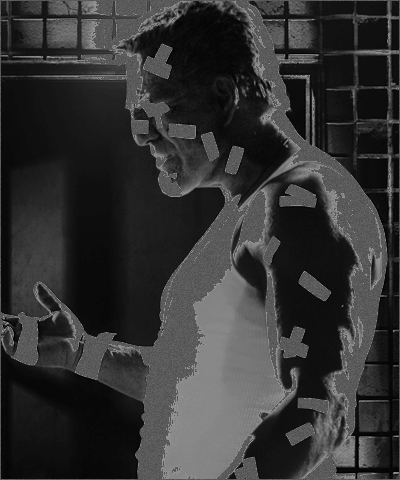
%> input picture Assignment_Input/SC.png, 400 x 480 px
$ octave Task2.m   (GNU Octave 9; MATLAB toolbox functions it lacks are replaced by stand-ins)
%> lines starting %> are read from the running program, lines starting %| are printed output that depends on the picture
% MATLAB script for Assessment Item-1
% Task-2
clear; close all; clc;
%read and display original image
I = imread('SC.png');
%> I is the input picture: size 480x400 uint8; min 0, max 150, mean 51.8
figure;
imshow(I);
axis on;
title('original image');
IPW = I;
ISize = size(IPW);
%> ISize = [480 400]
x = 0;

%piecewise transformation in the form of a for loop
for i = 1:size(IPW(:))
        x = IPW(i);
        if (80<=x)&&(x<=100) % Values between the ranges of 80 and 100 are highlighted
            x = 220;
            IPW(i) = x;
        end
end
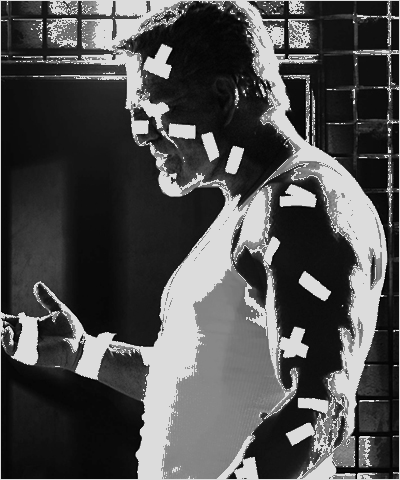
%> IPW: size 480x400 uint8; min 0, max 220, mean 78.3

figure;
imshow(IPW);
axis on;
title('Piecewise transformed image');

%Graphical representation of transformation on image
syms g;
%> (this line was passed over: syms is not available in this run)
%> (the run ends here)
